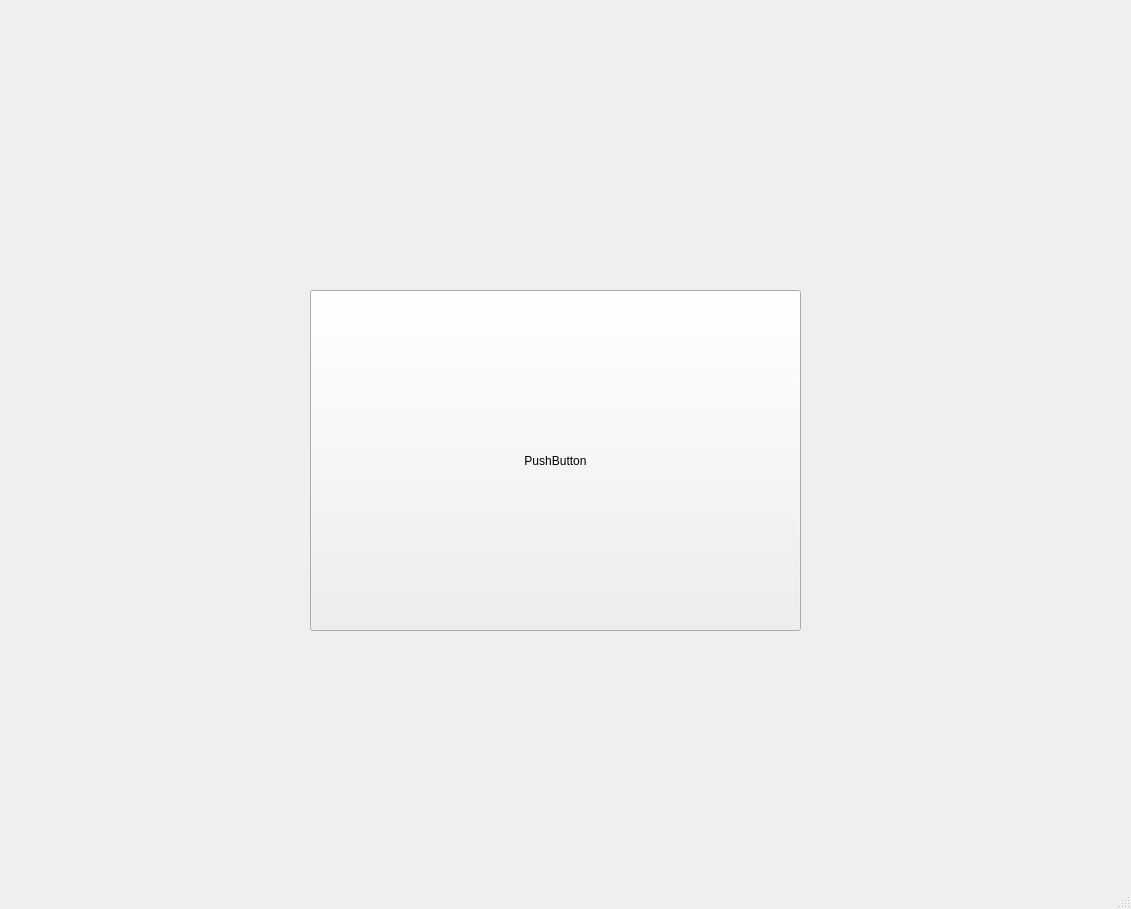
<?xml version="1.0" encoding="UTF-8"?>
<ui version="4.0">
 <class>MainWindow</class>
 <widget class="QMainWindow" name="MainWindow">
  <property name="geometry">
   <rect>
    <x>0</x>
    <y>0</y>
    <width>1131</width>
    <height>909</height>
   </rect>
  </property>
  <property name="windowTitle">
   <string>MainWindow</string>
  </property>
  <widget class="QWidget" name="centralwidget">
   <widget class="QPushButton" name="pushButton">
    <property name="geometry">
     <rect>
      <x>310</x>
      <y>290</y>
      <width>491</width>
      <height>341</height>
     </rect>
    </property>
    <property name="text">
     <string>PushButton</string>
    </property>
   </widget>
  </widget>
  <widget class="QMenuBar" name="menubar">
   <property name="geometry">
    <rect>
     <x>0</x>
     <y>0</y>
     <width>1131</width>
     <height>23</height>
    </rect>
   </property>
  </widget>
  <widget class="QStatusBar" name="statusbar"/>
 </widget>
 <resources/>
 <connections/>
</ui>
